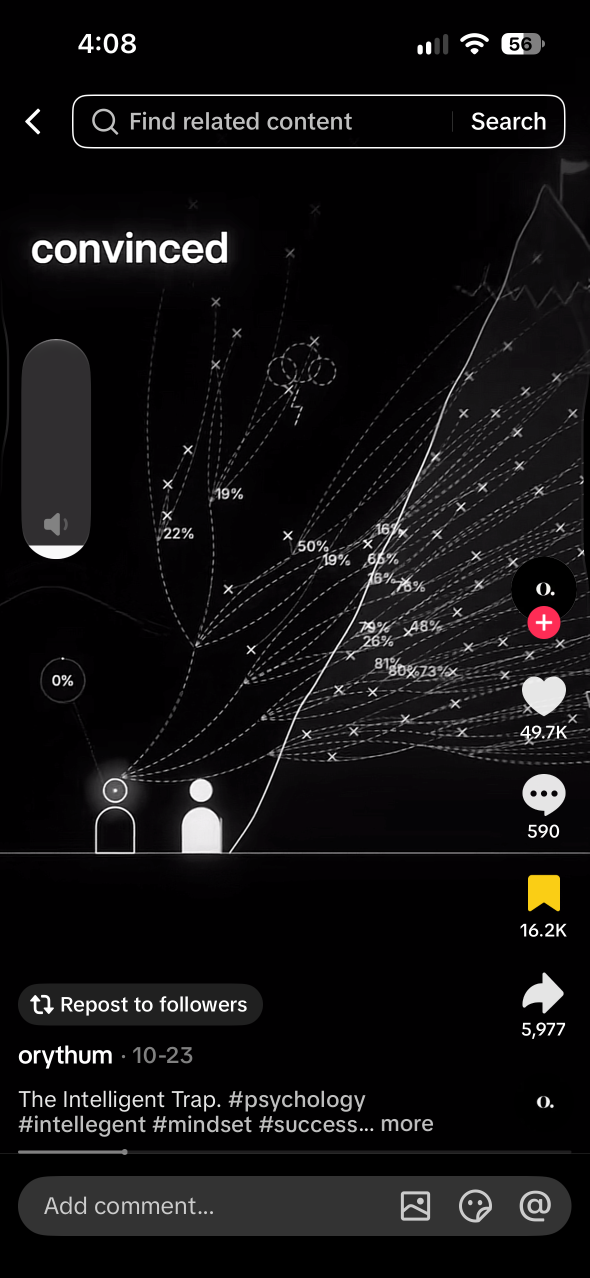
#> input picture IMG_5345.png, 1179 x 2556 px (shown at 1/2 size)
$ python thumb_ep06_map.py ../../IMG_5345.png ../../IMG_5346.png
#> lines starting #> are read from the running program, lines starting #| are printed output that depends on the picture
"""EP06 thumbnail: map photo with its labels, '$40' red + 'TRILLION' yellow."""
import sys
from PIL import Image, ImageDraw, ImageFont, ImageFilter, ImageEnhance
src, out = sys.argv[1], sys.argv[2]
W, H = 1920, 1080
K = W / 1280  # text layout was drawn for 1280 wide
im = Image.open(src).convert('RGB').resize((W, H), Image.LANCZOS)
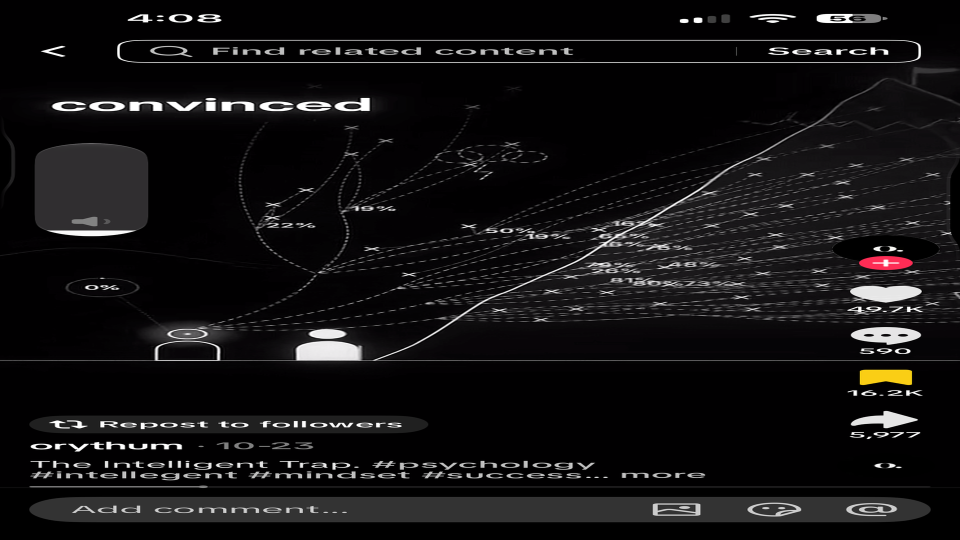
#> im: PIL image 1920x1080 RGB (shown at 1/2 size); mean R, G, B 19, 17.6, 18.6
im = im.filter(ImageFilter.MedianFilter(3))                       # soften webp blocks
im = im.filter(ImageFilter.UnsharpMask(radius=2.2, percent=140, threshold=2))
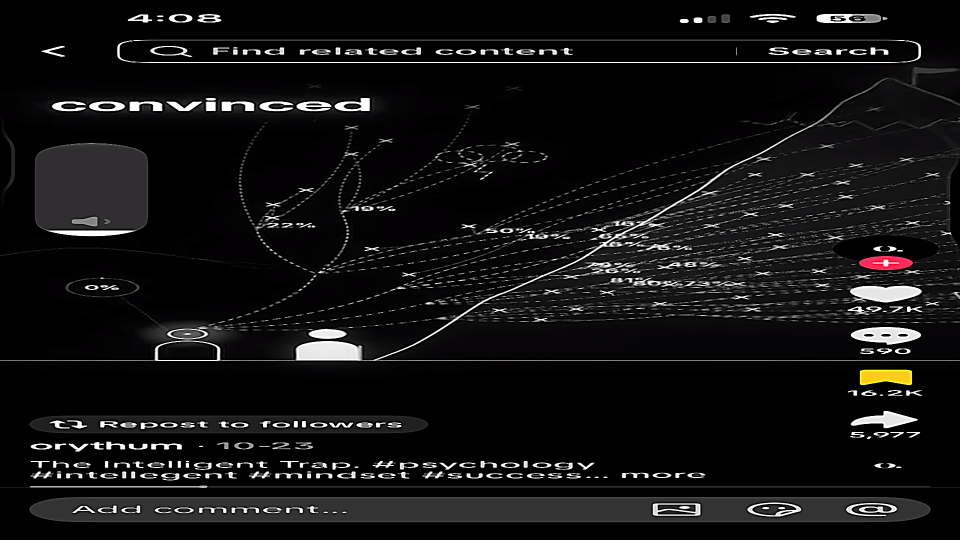
#> im: PIL image 1920x1080 RGB (shown at 1/2 size); mean R, G, B 19.5, 18.2, 19.1
im = ImageEnhance.Contrast(ImageEnhance.Color(im).enhance(1.12)).enhance(1.06)
d = ImageDraw.Draw(im)
imp = ImageFont.truetype('/System/Library/Fonts/Supplemental/Impact.ttf', int(170*K))
red, yellow, ink = (228, 38, 38), (255, 214, 0), (20, 20, 24)
for y, t, c in [(470, '$40', red), (660, 'TRILLION', yellow)]:
    d.text((1258*K, (y+8)*K), t, font=imp, fill=(0, 0, 0), anchor='rs')
    d.text((1250*K, y*K), t, font=imp, fill=c, stroke_width=int(7*K), stroke_fill=ink if c == yellow else (255, 255, 255), anchor='rs')
im.save(out, quality=97, subsampling=0)
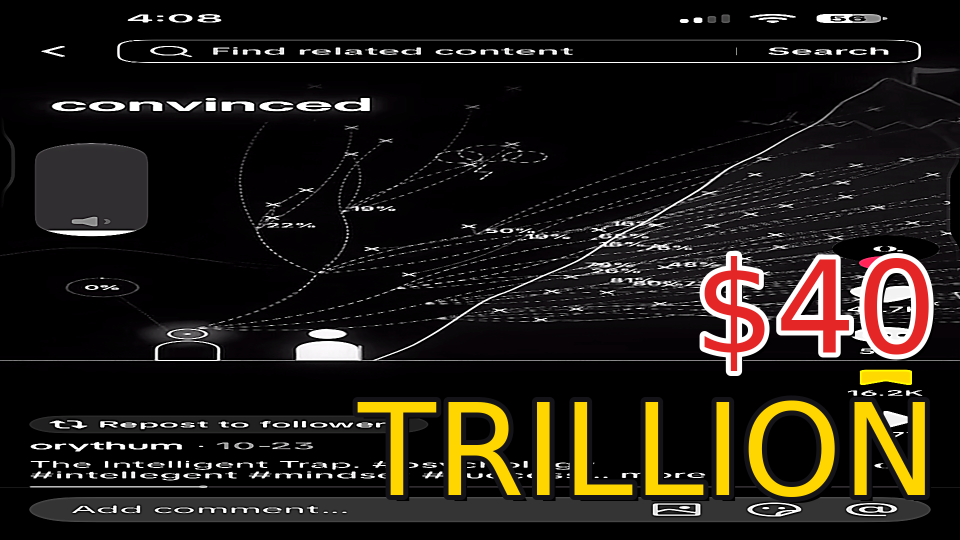
#> saved as IMG_5346.png: PIL image 1920x1080 RGB (shown at 1/2 size); mean R, G, B 32.7, 27.8, 21.5

$ run again, on IMG_5348.png
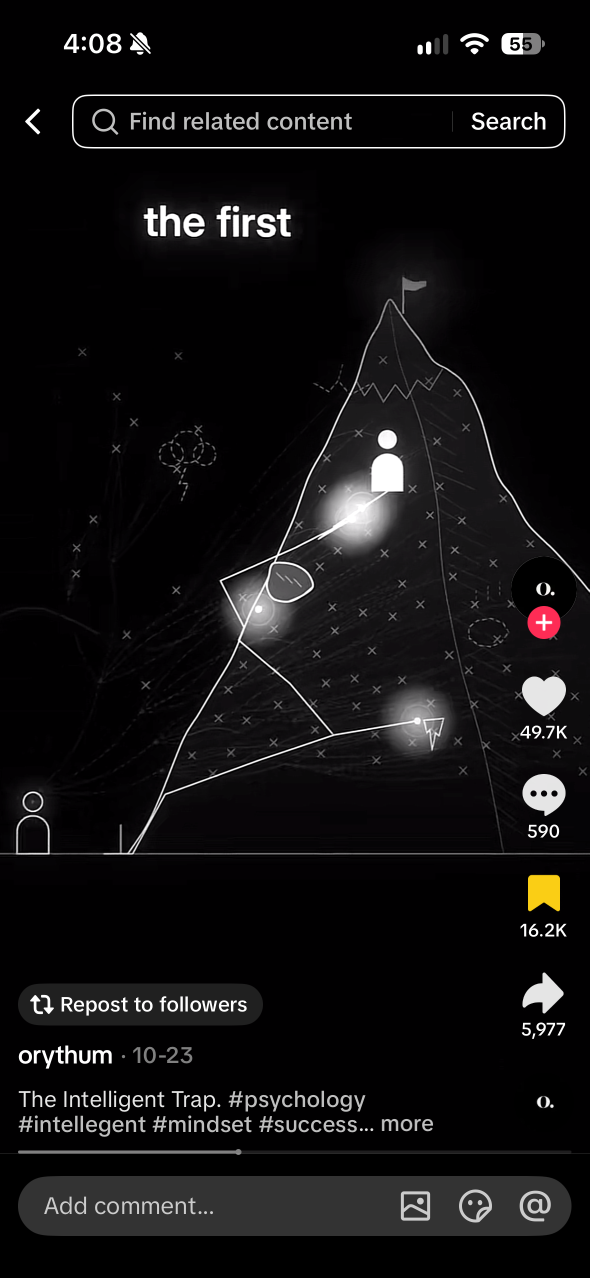
#> input picture IMG_5348.png, 1179 x 2556 px (shown at 1/2 size)
#> `im = ImageEnhance.Contrast(ImageEnhance.Color(im).enhance(1.12)).enhan..`:
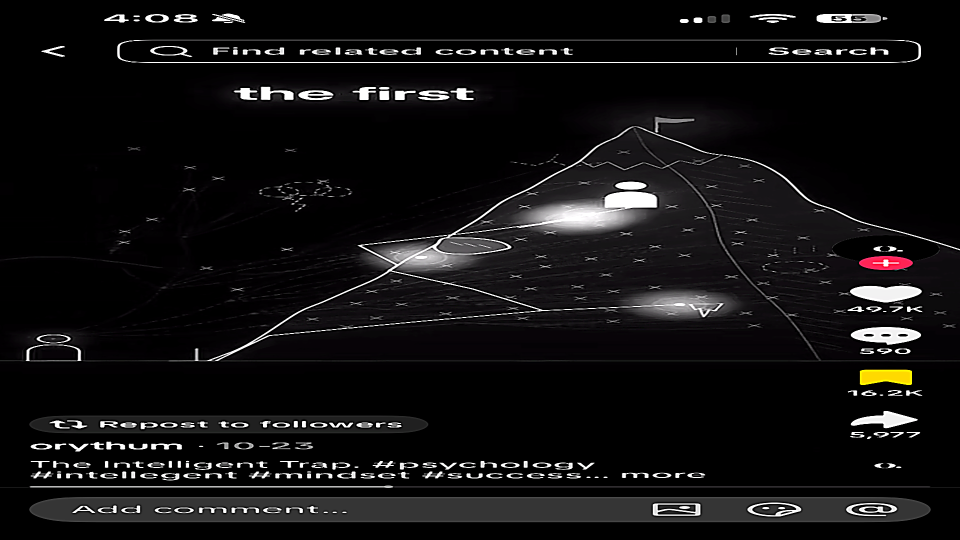
#> im: PIL image 1920x1080 RGB (shown at 1/2 size); mean R, G, B 18, 17, 17.5
#> `im.save(out, quality=97, subsampling=0)`:
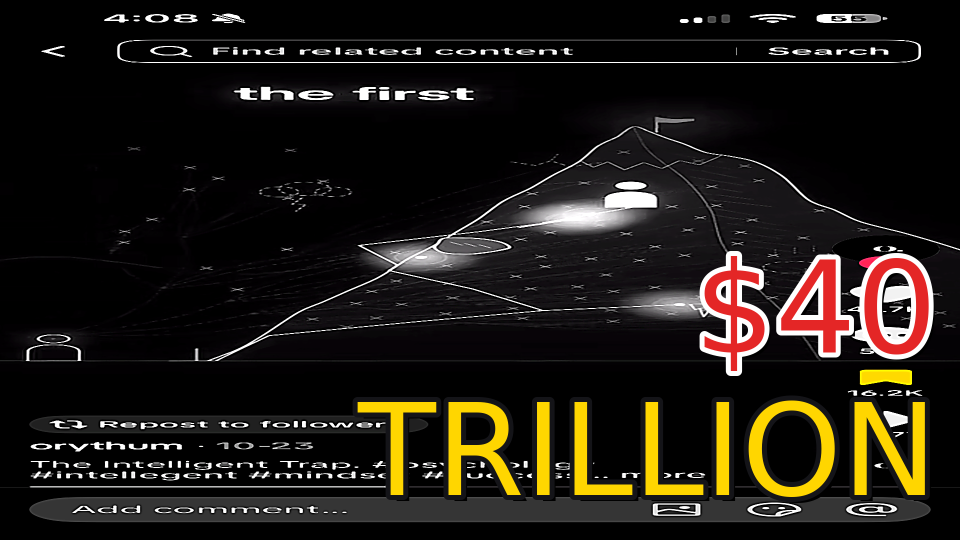
#> saved as IMG_5348.png: PIL image 1920x1080 RGB (shown at 1/2 size); mean R, G, B 31.5, 26.7, 20.3

$ run again, on IMG_5349.png
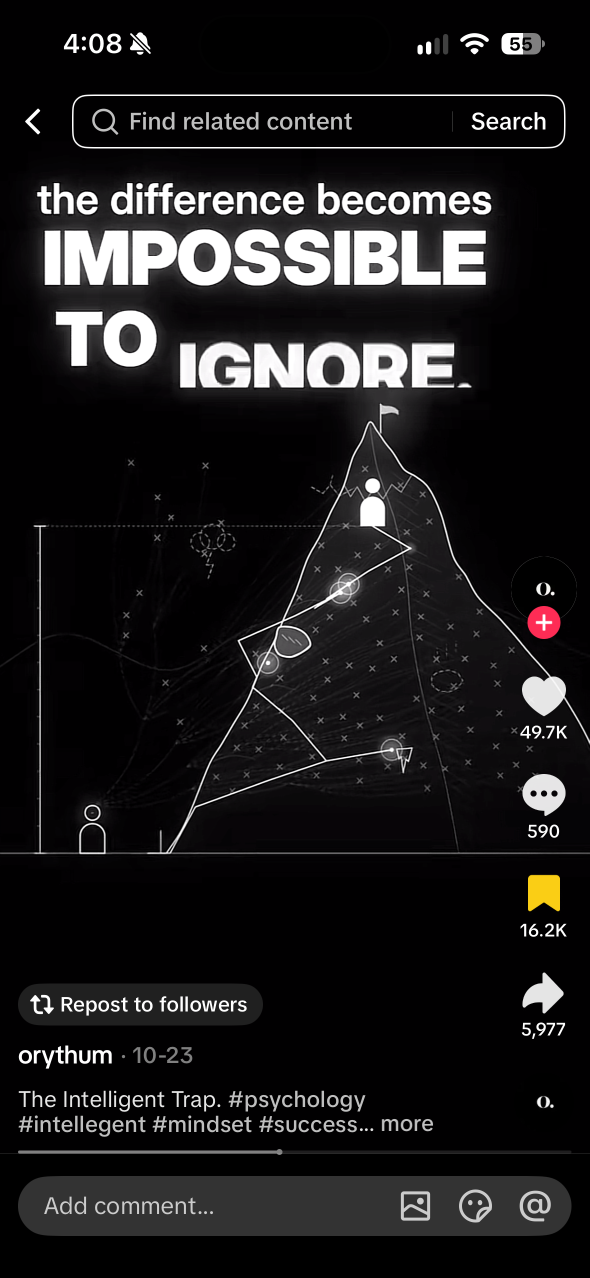
#> input picture IMG_5349.png, 1179 x 2556 px (shown at 1/2 size)
#> `im = im.filter(ImageFilter.UnsharpMask(radius=2.2, percent=140, thresh..`:
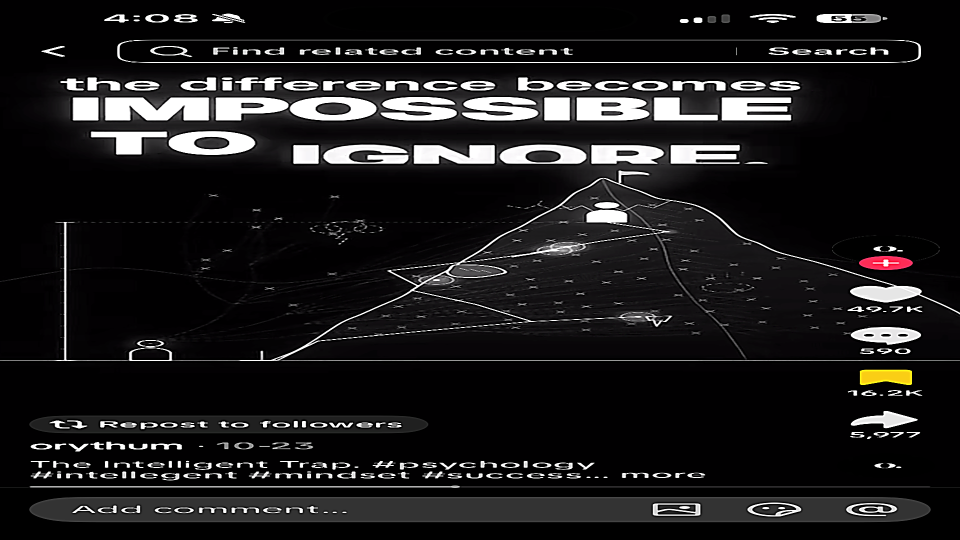
#> im: PIL image 1920x1080 RGB (shown at 1/2 size); mean R, G, B 28.3, 27, 27.8
#> `im.save(out, quality=97, subsampling=0)`:
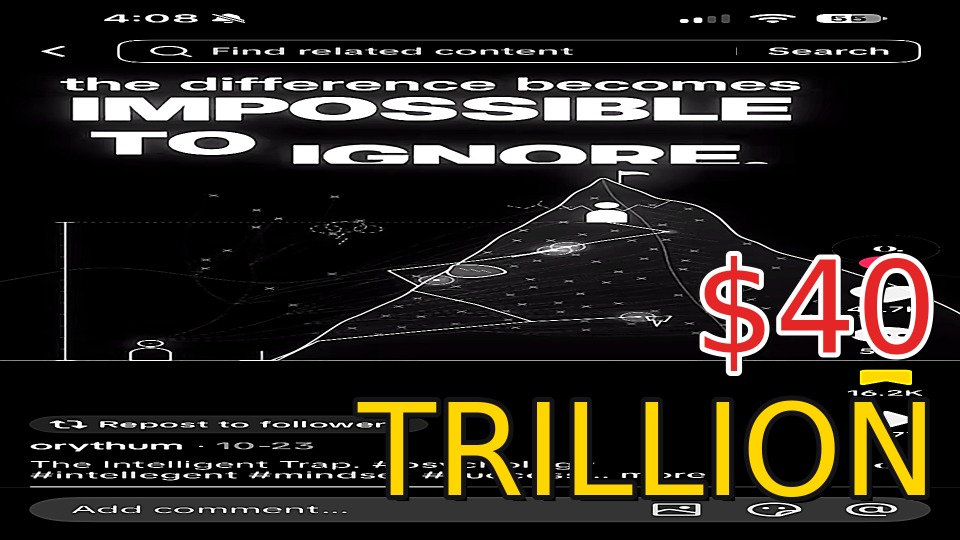
#> saved as IMG_5349.png: PIL image 1920x1080 RGB (shown at 1/2 size); mean R, G, B 41.4, 36.6, 30.2

$ run again, on IMG_5350.png
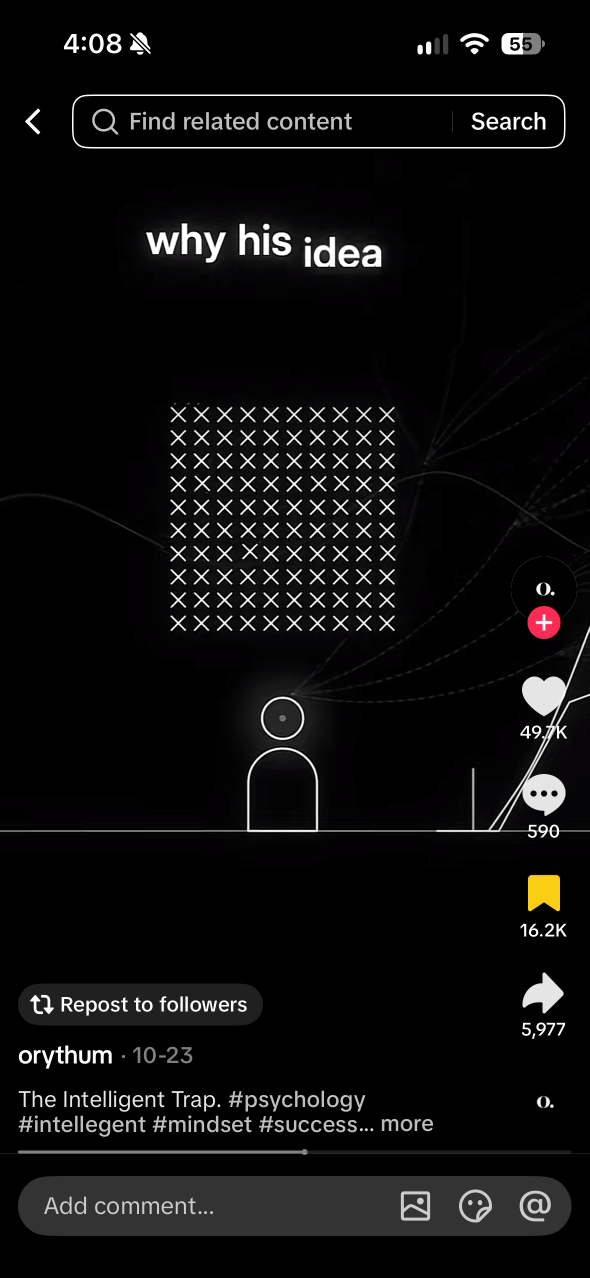
#> input picture IMG_5350.png, 1179 x 2556 px (shown at 1/2 size)
#> `im = im.filter(ImageFilter.UnsharpMask(radius=2.2, percent=140, thresh..`:
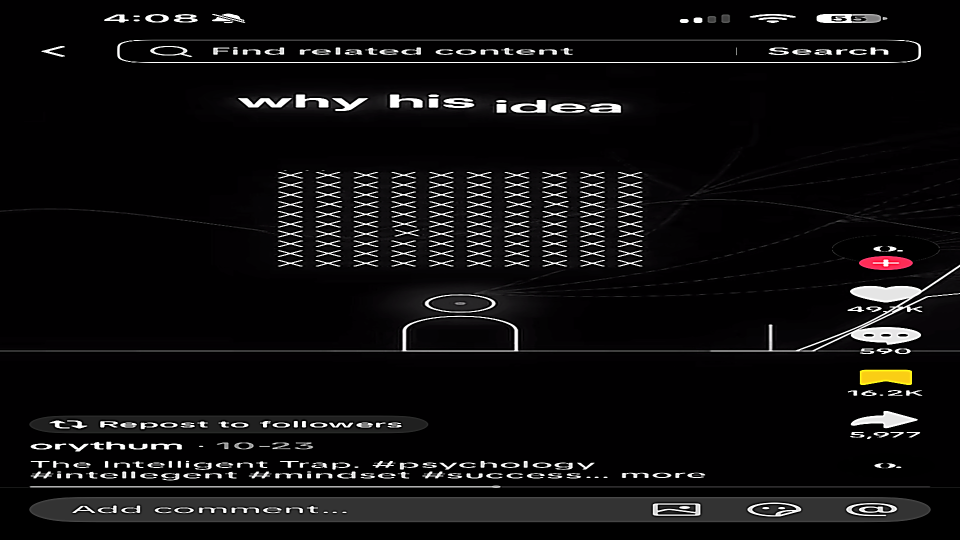
#> im: PIL image 1920x1080 RGB (shown at 1/2 size); mean R, G, B 15.6, 14.4, 15.1
#> `im.save(out, quality=97, subsampling=0)`:
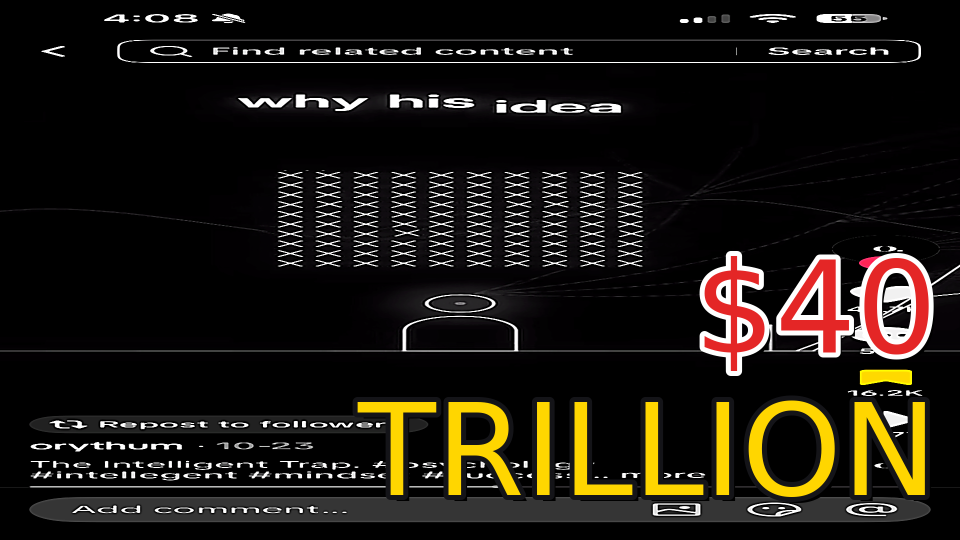
#> saved as IMG_5350.png: PIL image 1920x1080 RGB (shown at 1/2 size); mean R, G, B 29, 24.4, 17.7
